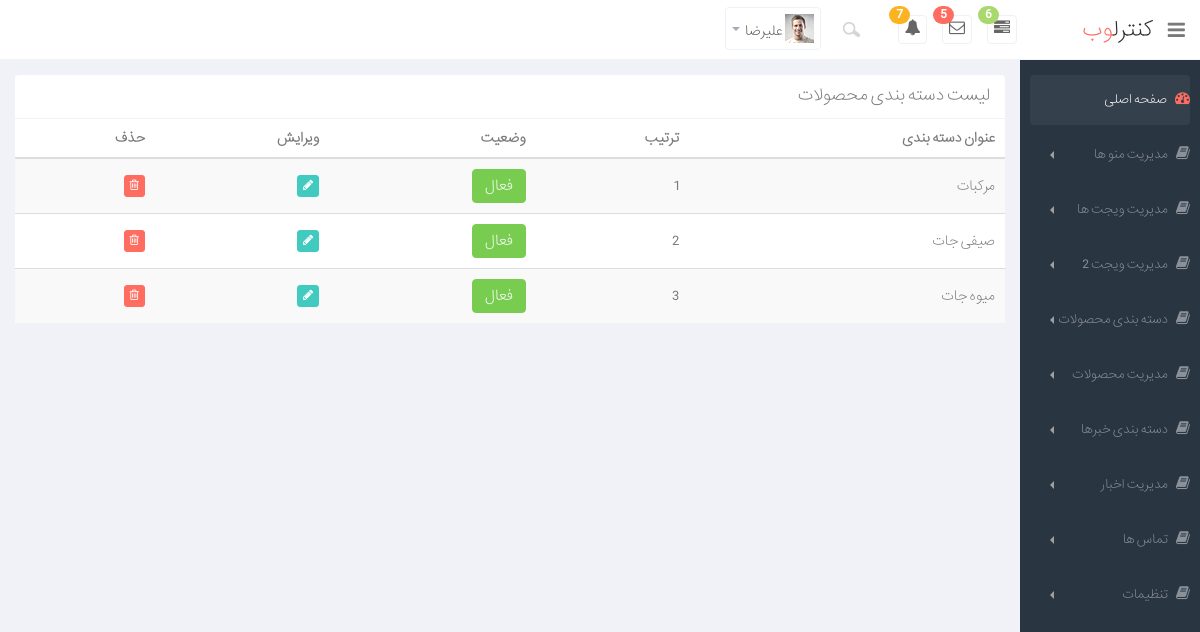
The app's page /admin/dashbord.php?m=product_cat&p=list (signed in) with its own data.
### tables this page shows
CREATE TABLE IF NOT EXISTS `product_cat` (
  `id` int(11) NOT NULL AUTO_INCREMENT,
  `title` varchar(50) NOT NULL,
  `status` int(11) NOT NULL,
  `sort` int(11) NOT NULL,
  PRIMARY KEY (`id`)
);

### include/procat.php (called while the page is built, shortened)
<?php
function listprocatadmin(){
    $connection=config();
    $sql="SELECT * FROM product_cat";
    $row=mysqli_query($connection,$sql);
    while($res=mysqli_fetch_assoc($row)){
        $result[]=$res;
    }
    return $result;
}

### admin/product_cat/list.php (the view)
    <div class="row">
        <div class="col-lg-12">
            <section class="panel">
                <header class="panel-heading">
لیست دسته بندی محصولات                </header>
                <table class="table table-striped table-advance table-hover">
                    <thead>
                    <tr>
                        <th> عنوان دسته بندی</th>
                        <th> ترتیب</th>
                        <th> وضعیت</th>
                        <th>ویرایش</th>
                        <th>حذف</th>
                    </tr>
                    </thead>
                    <tbody>
                    <?php
                        $listcat=listprocatadmin();
                        foreach ($listcat as $val):
                    ?>
                    <tr>
                        <td><?php echo $val['title']; ?></td>
                        <td><?php echo $val['sort']; ?></td>
                        <td>
                            <?php
                            if($val['status']==0){
                                echo "
                                    <span class='btn btn-danger'>غیر فعال</span>
                                ";
                            }
                            else{
                                echo "
                                    <span class='btn btn-success'> فعال</span>
                                ";
                            }
                            ?>
                        </td>
                        <td><a href="dashbord.php?m=product_cat&p=edit&id=<?php echo $val['id']; ?>" class="btn btn-primary btn-xs"><i class="icon-pencil"></i></a></td>
                        <td><a href="dashbord.php?m=product_cat&p=delete&id=<?php echo $val['id']; ?>" class="btn btn-danger btn-xs"><i class="icon-trash "></i></a></td>
                    </tr>
                    <?php
                    endforeach;
                    ?>
                    </tbody>
                </table>
            </section>
        </div>
    </div>

### admin/css/style.css (style rules this page uses)
body { color: #797979; background: #f1f2f7; font-family: 'main', sans-serif; padding: 0px !important; margin: 0px !important; font-size:13px; }
.table-advance tr td { vertical-align: middle !important; }
body { direction:rtl; }

### records on screen
product_cat: title "مرکبات", sort "1", status "فعال"
product_cat: title "صیفی جات", sort "2", status "فعال"
product_cat: title "میوه جات", sort "3", status "فعال"

### other values on screen
$_SESSION['username'] "علیرضا"
